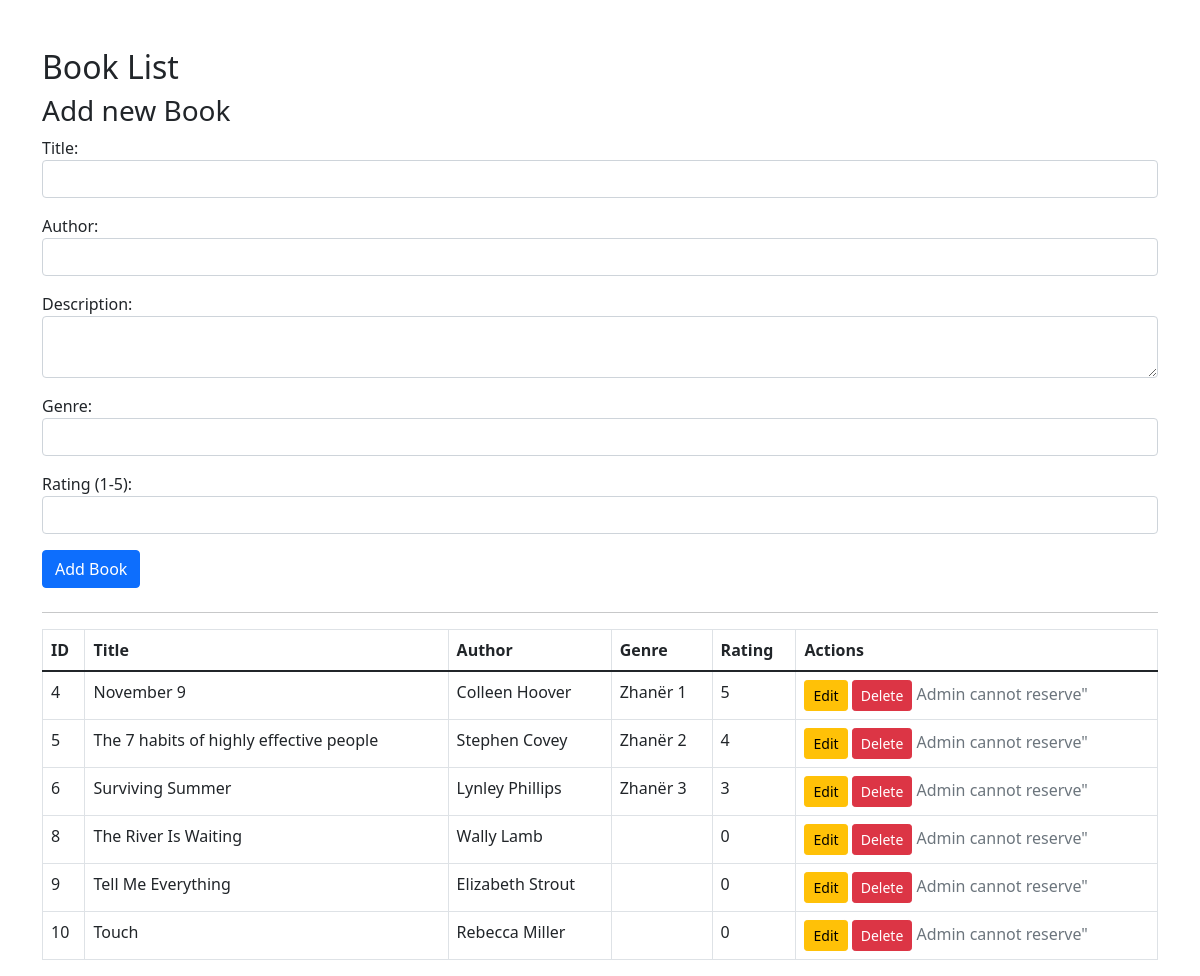
The app's page /books.php (signed in) with its own data.
### tables this page shows
CREATE TABLE `books` (
  `id` int(11) NOT NULL,
  `book_title` varchar(255) DEFAULT NULL,
  `book_author` varchar(255) DEFAULT NULL,
  `book_desc` text DEFAULT NULL,
  `book_rating` int(11) DEFAULT NULL,
  `book_image` varchar(255) DEFAULT NULL,
  `title` varchar(255) NOT NULL,
  `author` varchar(255) NOT NULL,
  `description` text DEFAULT NULL,
  `genre` varchar(100) DEFAULT NULL,
  `rating` int(11) DEFAULT NULL,
  `image` varchar(255) DEFAULT NULL
);

### books.php (the view, shortened to what this page needs)
<?php
include_once('config.php');
$books = $conn->query("SELECT * FROM books")->fetchAll(PDO::FETCH_ASSOC);
?>
<!DOCTYPE html>
<html>
<head>
    <link href="https://cdn.jsdelivr.net/npm/bootstrap@5.1.3/dist/css/bootstrap.min.css" rel="stylesheet">
</head>
<body>
<div class="container mt-5">
    <h2>Book List</h2>
    <?php if (isset($_SESSION['is_admin']) && $_SESSION['is_admin'] == 1): ?>
        <h3>Add new Book</h3>
        <form method="post" action="books.php" class="mb-4">
            <div class="mb-3">
                <label>Title:</label>
                <input type="text" name="title" class="form-control" required>
            </div>
            <div class="mb-3">
                <label>Author:</label>
                <input type="text" name="author" class="form-control" required>
            </div>
            <div class="mb-3">
                <label>Description:</label>
                <textarea name="description" class="form-control"></textarea>
            </div>
            <div class="mb-3">
                <label>Genre:</label>
                <input type="text" name="genre" class="form-control">
            </div>
            <div class="mb-3">
                <label>Rating (1-5):</label>
                <input type="number" name="rating" class="form-control" min="1" max="5">
            </div>
            <button type="submit" name="submit" class="btn btn-primary">Add Book</button>
        </form>
    <?php endif; ?>
    <hr>
    <table class="table table-bordered">
        <thead>
            <tr>
            <th>ID</th>
            <th>Title</th>
            <th>Author</th>
            <th>Genre</th>
            <th>Rating</th>
            <th>Actions</th>
            </tr>
        </thead>
        <tbody>
        <?php foreach ($books as $book) { ?>
            <tr>
                <td><?= $book['id'] ?></td>
                <td><?= htmlspecialchars($book['title']) ?></td>
                <td><?= htmlspecialchars($book['author']) ?></td>
                <td><?= htmlspecialchars($book['genre']) ?></td>
                <td><?= htmlspecialchars($book['rating']) ?></td>
                <td>
                    <?php if (isset($_SESSION['is_admin']) && $_SESSION['is_admin'] == 1): ?>
                        <a href="editBook.php?id=<?= $book['id'] ?>" class="btn btn-warning btn-sm">Edit</a>
                        <a href="deleteBook.php?id=<?= $book['id'] ?>" class="btn btn-danger btn-sm"
                           onclick="return confirm('A jeni të sigurt që dëshironi ta fshini këtë libër?');">Delete</a>
                        <span class="text-muted">Admin cannot reserve"</span>
                    <?php endif; ?>
                </td>
            </tr>
        <?php } ?>
        </tbody>
    </table>
</div>
</body>
</html>

### records on screen
books: id "4", title "November 9", author "Colleen Hoover", genre "Zhanër 1", rating "5"
books: id "5", title "The 7 habits of highly effective people", author "Stephen Covey", genre "Zhanër 2", rating "4"
books: id "6", title "Surviving Summer", author "Lynley Phillips", genre "Zhanër 3", rating "3"
books: id "8", title "The River Is Waiting", author "Wally Lamb", rating "0"
books: id "9", title "Tell Me Everything", author "Elizabeth Strout", rating "0"
books: id "10", title "Touch", author "Rebecca Miller", rating "0"
